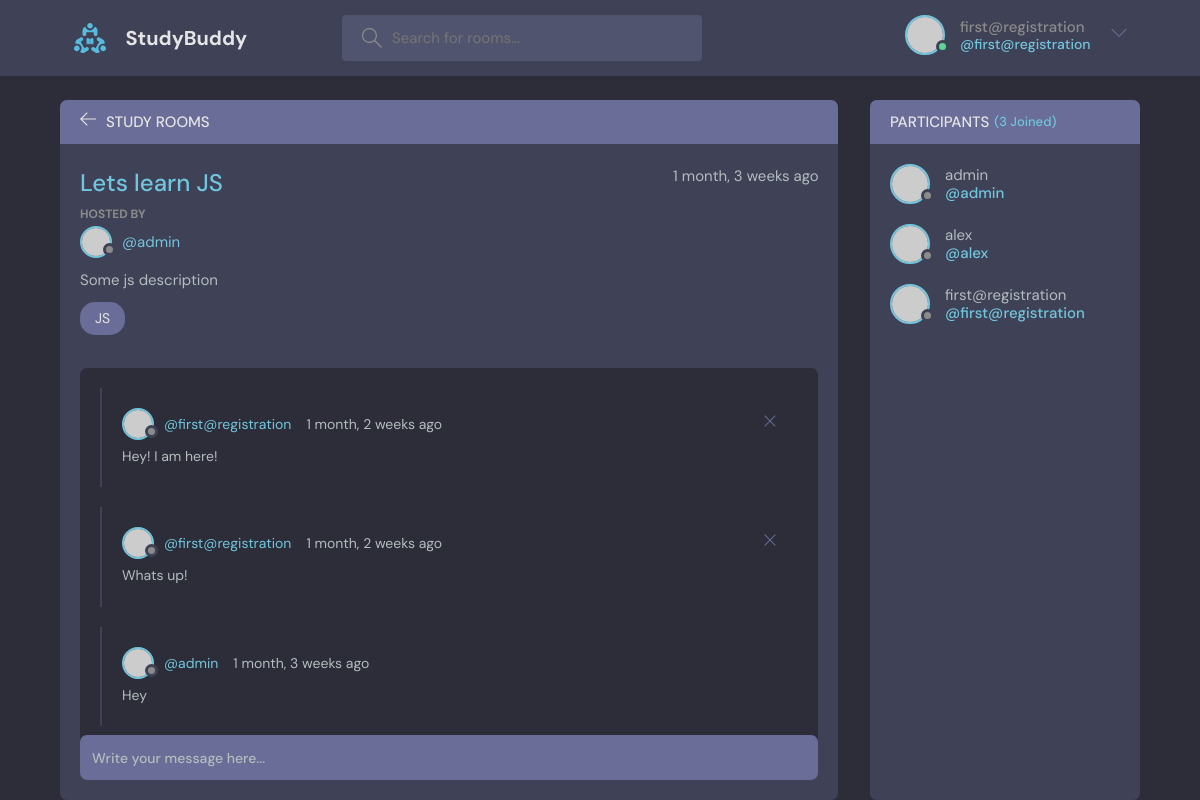
The page /room/4/ (signed in) on the database its author committed.
### base/models.py (models this page shows, shortened)
class Room(models.Model):
    host = models.ForeignKey(User, on_delete=models.SET_NULL, null=True)
    topic = models.ForeignKey(Topic, on_delete=models.SET_NULL, null=True)
    name = models.CharField(max_length=254,)
    description = models.TextField(null=True, blank=True)
    participants = models.ManyToManyField(User, related_name='participants', blank=True)
    updated = models.DateTimeField(auto_now=True)
    created = models.DateTimeField(auto_now_add=True)
    class Meta:
        ordering = ['-updated','-created']

class Topic(models.Model):
    name = models.CharField(max_length=254)
    def __str__(self):
        return self.name

class Message(models.Model):
    user = models.ForeignKey(User, on_delete=models.CASCADE)
    room = models.ForeignKey(Room, on_delete=models.CASCADE)
    body = models.TextField()
    updated = models.DateTimeField(auto_now=True)
    created = models.DateTimeField(auto_now_add=True)
    class Meta:
        ordering = ['-updated','-created']

### base/views.py (the view, shortened to what this page needs)
# urls.py: path('room/<str:pk>/', views.room, name="room"),
def room(request, pk):
    room = Room.objects.get(id=pk)
    room_messages = room.message_set.all().order_by('-created')
    participants = room.participants.all()
    context = {
        'room': room,
        'room_messages':room_messages,
        'participants': participants,
        }
    return render(request, 'base/room.html', context)

### base/templates/base/room.html (shortened to what this page needs)
{% extends 'main.html' %}
{% block content %}
    <main class="profile-page layout layout--2">
      <div class="container">
        <div class="room">
          <div class="room__top">
            <div class="room__topLeft">
              <a href="{% url 'home' %}">
                <svg version="1.1" xmlns="http://www.w3.org/2000/svg" width="32" height="32" viewBox="0 0 32 32">
                  <title>arrow-left</title>
                  <path
                    d="M13.723 2.286l-13.723 13.714 13.719 13.714 1.616-1.611-10.96-10.96h27.625v-2.286h-27.625l10.965-10.965-1.616-1.607z"
                  ></path>
                </svg>
              </a>
              <h3>STUDY ROOMS</h3>
            </div>
          </div>
          <div class="room__box scroll">
            <div class="room__header scroll">
              <div class="room__info">
                <h3>{{room.name}}</h3>
                <span>{{room.created|timesince}} ago</span>
              </div>
              <div class="room__hosted">
                <p>Hosted By</p>
                <a href="{% url 'user-profile' room.host.id %}" class="room__author">
                  <div class="avatar avatar--small">
                    <img src="https://randomuser.me/api/portraits/men/37.jpg" />
                  </div>
                  <span>@{{room.host.username}}</span>
                </a>
              </div>
              <div class="room__details">
                  {{room.description}}
              </div>
              <span class="room__topics">{{room.topic}}</span>
            </div>
            <div class="room__conversation">
              <div class="threads scroll">
                {% for message in room_messages %}
                <div class="thread">
                  <div class="thread__top">
                    <div class="thread__author">
                      <a href="{% url 'user-profile' message.user.id %}" class="thread__authorInfo">
                        <div class="avatar avatar--small">
                          <img src="https://randomuser.me/api/portraits/men/37.jpg" />
                        </div>
                        <span>@{{message.user.username}}</span>
                      </a>
                      <span class="thread__date">{{message.created|timesince}} ago</span>
                    </div>
                    {% if request.user == message.user %}
                    <div class="thread__delete">
                      <a href="{% url 'delete-message' message.id %}">
                        <svg version="1.1" xmlns="http://www.w3.org/2000/svg" width="32" height="32" viewBox="0 0 32 32">
                          <title>remove</title>
                          <path
                          d="M27.314 6.019l-1.333-1.333-9.98 9.981-9.981-9.981-1.333 1.333 9.981 9.981-9.981 9.98 1.333 1.333 9.981-9.98 9.98 9.98 1.333-1.333-9.98-9.98 9.98-9.981z">
                          </path>
                        </svg>
                      </a>
                    </div>
                    {% endif %}
                  </div>
                  <div class="thread__details">
                      {{message.body}}
                  </div>
                </div>
                {% endfor %}
              </div>
            </div>
          </div>
          <div class="room__message">
            {% if request.user.is_authenticated %}
              <form action="" method="POST">
                <input type = "text" name="body" placeholder="Write your message here..." />
              </form>
            {% else %}
              <div>
                <hr>
                <a href="{% url 'login' %}">Login and write rhe message</a>
                <hr>
              </div>
            {% endif %}
          </div>
        </div>
        <div class="participants">
          <h3 class="participants__top">Participants <span>({{participants.count}} Joined)</span></h3>
          <div class="participants__list scroll">
            {% for user in participants %}
            <a href="{% url 'user-profile' user.id %}" class="participant">
              <div class="avatar avatar--medium">
                <img src="https://randomuser.me/api/portraits/men/37.jpg" />
              </div>
              <p>
                {{user.username}}
                <span>@{{user.username}}</span>
              </p>
            </a>
            {% endfor %}
          </div>
        </div>
      </div>
    </main>
{% endblock content %}

### templates/navbar.html (shortened to what this page needs)
{% load static %}
<header class="header header--loggedIn">
    <div class="container">
      <a href="{%  url 'home' %}" class="header__logo">
        <img src="{% static 'images/logo.svg' %}" />
        <h1>StudyBuddy</h1>
      </a>
      <form class="header__search"  action="{% url 'home' %}" method="GET">
        <label>
          <input name="q" placeholder="Search for rooms..." />
        </label>
      </form>
      <nav class="header__menu">
        {% if request.user.is_authenticated %}
            <div class="header__user">
            <a href="{% url 'update-user' %}">
                <div class="avatar avatar--medium active">
                <img src="https://randomuser.me/api/portraits/men/37.jpg" />
                </div>
                <p>{{request.user.username}}<span>@{{request.user.username}}</span></p>
            </a>
            <button class="dropdown-button">
                <svg version="1.1" xmlns="http://www.w3.org/2000/svg" width="32" height="32" viewBox="0 0 32 32">
                <title>chevron-down</title>
                <path d="M16 21l-13-13h-3l16 16 16-16h-3l-13 13z"></path>
                </svg>
            </button>
            </div>
        {% else %}
            <a href="{% url 'login' %}">
                <img src="{% static 'images/avatar.svg' %}" alt="">
                <p>Login</p>
            </a>
        {% endif %}
       </nav>
    </div>
  </header>

### rows shown on the page
Room: name "Lets learn JS", created "1 month, 3 weeks", host.username "admin", description "Some js description", topic "JS"
Message: user.username "first@registration", created "1 month, 2 weeks", body "Hey! I am here!"
Message: user.username "first@registration", created "1 month, 2 weeks", body "Whats up!"
Message: user.username "admin", created "1 month, 3 weeks", body "Hey"

### other values the page prints
{{ request.user.username }} "first@registration"
{{ participants.count }} "3"
{{ user.username }} "admin"
{{ user.username }} "alex"
{{ user.username }} "first@registration"
